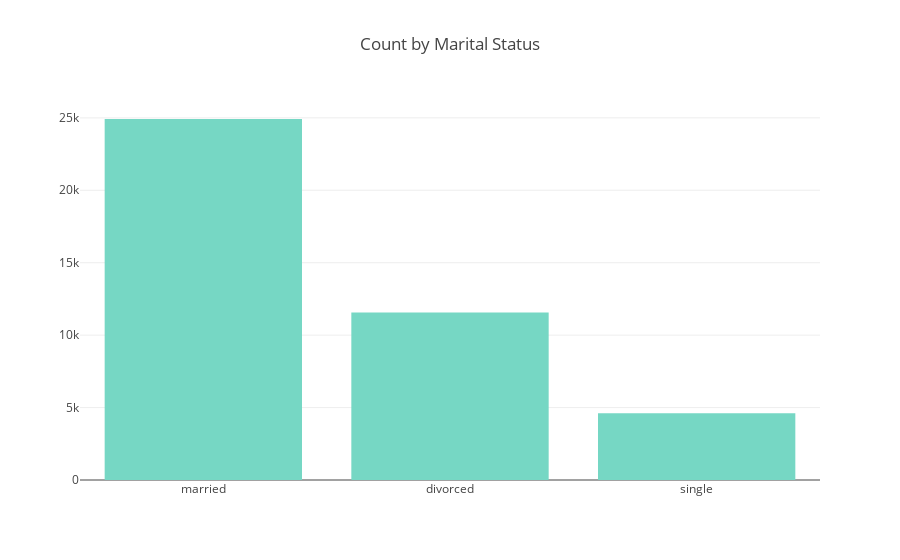

The notebook cell this image was saved under:
### Code cell
vals = X['marital'].value_counts().tolist()
labels = ['married', 'divorced', 'single']

data = [go.Bar(x=labels, y=vals, marker=dict(color="#76D7C4"))]

layout = go.Layout(title="Count by Marital Status",)

fig = go.Figure(data=data, layout=layout)

iplot(fig, filename='marital bar')

### Figure 1 — Plotly figure (JSON) as saved in the notebook; plotly's stock layout.template omitted (floating-point values rounded to 4 significant figures)
{"data": [{"marker": {"color": "#76D7C4"}, "type": "bar", "uid": "48d90b69-9e25-4b2f-a7bc-6bf7bf766b6f", "x": ["married", "divorced", "single"], "y": [24921, 11564, 4611, 80]}], "layout": {"title": {"text": "Count by Marital Status"}}}
